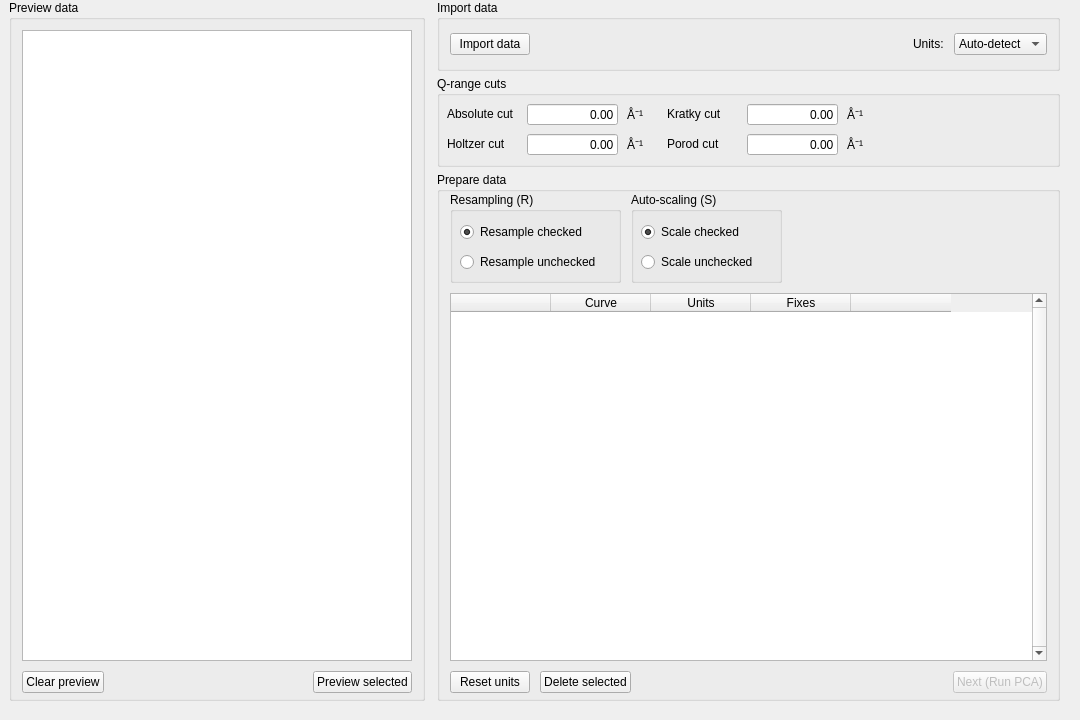
      <widget class="QWidget" name="PrepareDataTab">
       <property name="sizePolicy">
        <sizepolicy hsizetype="MinimumExpanding" vsizetype="MinimumExpanding">
         <horstretch>0</horstretch>
         <verstretch>0</verstretch>
        </sizepolicy>
       </property>
       <property name="minimumSize">
        <size>
         <width>0</width>
         <height>0</height>
        </size>
       </property>
       <attribute name="title">
        <string>Import &amp;&amp; prepare data</string>
       </attribute>
       <widget class="QWidget" name="horizontalLayoutWidget_4">
        <property name="geometry">
         <rect>
          <x>-1</x>
          <y>0</y>
          <width>1071</width>
          <height>711</height>
         </rect>
        </property>
        <layout class="QHBoxLayout" name="PrepareDataTabLayout" stretch="2,3">
         <property name="spacing">
          <number>12</number>
         </property>
         <property name="leftMargin">
          <number>10</number>
         </property>
         <property name="rightMargin">
          <number>10</number>
         </property>
         <property name="bottomMargin">
          <number>10</number>
         </property>
         <item>
          <layout class="QVBoxLayout" name="PhantomPreviewBoxLayout">
           <item>
            <widget class="QGroupBox" name="PreviewDataBox">
             <property name="sizePolicy">
              <sizepolicy hsizetype="MinimumExpanding" vsizetype="MinimumExpanding">
               <horstretch>0</horstretch>
               <verstretch>0</verstretch>
              </sizepolicy>
             </property>
             <property name="minimumSize">
              <size>
               <width>271</width>
               <height>201</height>
              </size>
             </property>
             <property name="title">
              <string>Preview data</string>
             </property>
             <layout class="QVBoxLayout" name="verticalLayout_3">
              <property name="spacing">
               <number>10</number>
              </property>
              <property name="leftMargin">
               <number>10</number>
              </property>
              <property name="topMargin">
               <number>10</number>
              </property>
              <property name="rightMargin">
               <number>10</number>
              </property>
              <property name="bottomMargin">
               <number>5</number>
              </property>
              <item>
               <widget class="QListWidget" name="GraphsViewList">
                <property name="sizePolicy">
                 <sizepolicy hsizetype="MinimumExpanding" vsizetype="MinimumExpanding">
                  <horstretch>0</horstretch>
                  <verstretch>0</verstretch>
                 </sizepolicy>
                </property>
                <property name="minimumSize">
                 <size>
                  <width>200</width>
                  <height>100</height>
                 </size>
                </property>
                <property name="verticalScrollBarPolicy">
                 <enum>Qt::ScrollBarPolicy::ScrollBarAsNeeded</enum>
                </property>
                <property name="horizontalScrollBarPolicy">
                 <enum>Qt::ScrollBarPolicy::ScrollBarAsNeeded</enum>
                </property>
                <property name="editTriggers">
                 <set>QAbstractItemView::EditTrigger::NoEditTriggers</set>
                </property>
                <property name="alternatingRowColors">
                 <bool>true</bool>
                </property>
                <property name="selectionMode">
                 <enum>QAbstractItemView::SelectionMode::NoSelection</enum>
                </property>
               </widget>
              </item>
              <item>
               <layout class="QHBoxLayout" name="ClearPreviewButtonLayout">
                <item>
                 <widget class="QPushButton" name="ClearGraphsViewButton">
                  <property name="text">
                   <string>Clear preview</string>
                  </property>
                 </widget>
                </item>
                <item>
                 <spacer name="ClearPreviewButtonSpacer">
                  <property name="orientation">
                   <enum>Qt::Orientation::Horizontal</enum>
                  </property>
                  <property name="sizeHint" stdset="0">
                   <size>
                    <width>40</width>
                    <height>20</height>
                   </size>
                  </property>
                 </spacer>
                </item>
                <item>
                 <widget class="QPushButton" name="PreviewSelectedCurvesButton">
                  <property name="text">
                   <string>Preview selected</string>
                  </property>
                 </widget>
                </item>
               </layout>
              </item>
             </layout>
            </widget>
           </item>
          </layout>
         </item>
         <item>
          <layout class="QVBoxLayout" name="PrepareDataSectionLayout" stretch="0,0,0">
           <property name="spacing">
            <number>5</number>
           </property>
           <item>
            <widget class="QGroupBox" name="ImportDataBox">
             <property name="sizePolicy">
              <sizepolicy hsizetype="MinimumExpanding" vsizetype="Fixed">
               <horstretch>0</horstretch>
               <verstretch>0</verstretch>
              </sizepolicy>
             </property>
             <property name="minimumSize">
              <size>
               <width>121</width>
               <height>71</height>
              </size>
             </property>
             <property name="maximumSize">
              <size>
               <width>16777215</width>
               <height>16777215</height>
              </size>
             </property>
             <property name="title">
              <string>Import data</string>
             </property>
             <layout class="QHBoxLayout" name="horizontalLayout_3">
              <property name="spacing">
               <number>10</number>
              </property>
              <property name="leftMargin">
               <number>10</number>
              </property>
              <property name="topMargin">
               <number>10</number>
              </property>
              <property name="rightMargin">
               <number>10</number>
              </property>
              <property name="bottomMargin">
               <number>10</number>
              </property>
              <item>
               <widget class="QPushButton" name="ImportDataButton">
                <property name="sizePolicy">
                 <sizepolicy hsizetype="Preferred" vsizetype="Fixed">
                  <horstretch>0</horstretch>
                  <verstretch>0</verstretch>
                 </sizepolicy>
                </property>
                <property name="autoFillBackground">
                 <bool>false</bool>
                </property>
                <property name="text">
                 <string>Import data</string>
                </property>
                <property name="checkable">
                 <bool>false</bool>
                </property>
                <property name="autoDefault">
                 <bool>false</bool>
                </property>
                <property name="default">
                 <bool>false</bool>
                </property>
                <property name="flat">
                 <bool>false</bool>
                </property>
               </widget>
              </item>
              <item>
               <spacer name="ImportDataSpacer">
                <property name="orientation">
                 <enum>Qt::Orientation::Horizontal</enum>
                </property>
                <property name="sizeHint" stdset="0">
                 <size>
                  <width>298</width>
                  <height>20</height>
                 </size>
                </property>
               </spacer>
              </item>
              <item>
               <widget class="QLabel" name="ImportDataUnitsLabel">
                <property name="text">
                 <string>Units:</string>
                </property>
               </widget>
              </item>
              <item>
               <widget class="QComboBox" name="ImportDataUnitsOption">
                <property name="frame">
                 <bool>true</bool>
                </property>
                <item>
                 <property name="text">
                  <string>Auto-detect</string>
                 </property>
                </item>
                <item>
                 <property name="text">
                  <string>1/Å</string>
                 </property>
                </item>
                <item>
                 <property name="text">
                  <string>1/nm</string>
                 </property>
                </item>
               </widget>
              </item>
             </layout>
            </widget>
           </item>
           <item>
            <widget class="QGroupBox" name="QcutsBox">
             <property name="sizePolicy">
              <sizepolicy hsizetype="MinimumExpanding" vsizetype="Fixed">
               <horstretch>0</horstretch>
               <verstretch>0</verstretch>
              </sizepolicy>
             </property>
             <property name="minimumSize">
              <size>
               <width>451</width>
               <height>91</height>
              </size>
             </property>
             <property name="maximumSize">
              <size>
               <width>16777215</width>
               <height>16777215</height>
              </size>
             </property>
             <property name="title">
              <string>Q-range cuts</string>
             </property>
             <widget class="QLabel" name="AbsoluteCutLabel">
              <property name="geometry">
               <rect>
                <x>10</x>
                <y>30</y>
                <width>81</width>
                <height>16</height>
               </rect>
              </property>
              <property name="text">
               <string>Absolute cut</string>
              </property>
             </widget>
             <widget class="QLabel" name="HoltzerCutLabel">
              <property name="geometry">
               <rect>
                <x>10</x>
                <y>60</y>
                <width>81</width>
                <height>16</height>
               </rect>
              </property>
              <property name="text">
               <string>Holtzer cut</string>
              </property>
             </widget>
             <widget class="QLabel" name="PorodCutLabel">
              <property name="geometry">
               <rect>
                <x>230</x>
                <y>60</y>
                <width>81</width>
                <height>16</height>
               </rect>
              </property>
              <property name="text">
               <string>Porod cut</string>
              </property>
             </widget>
             <widget class="QLabel" name="KratkyCutLabel">
              <property name="geometry">
               <rect>
                <x>230</x>
                <y>30</y>
                <width>81</width>
                <height>16</height>
               </rect>
              </property>
              <property name="text">
               <string>Kratky cut</string>
              </property>
             </widget>
             <widget class="QLabel" name="AbsoluteUnitLabel">
              <property name="geometry">
               <rect>
                <x>190</x>
                <y>30</y>
                <width>21</width>
                <height>16</height>
               </rect>
              </property>
              <property name="text">
               <string>Å⁻¹</string>
              </property>
             </widget>
             <widget class="QLabel" name="HoltzerUnitLabel">
              <property name="geometry">
               <rect>
                <x>190</x>
                <y>60</y>
                <width>21</width>
                <height>16</height>
               </rect>
              </property>
              <property name="text">
               <string>Å⁻¹</string>
              </property>
             </widget>
             <widget class="QLabel" name="KratkyUnitLabel">
              <property name="geometry">
               <rect>
                <x>410</x>
                <y>30</y>
                <width>21</width>
                <height>16</height>
               </rect>
              </property>
              <property name="text">
               <string>Å⁻¹</string>
              </property>
             </widget>
             <widget class="QLabel" name="PorodUnitLabel">
              <property name="geometry">
               <rect>
                <x>410</x>
                <y>60</y>
                <width>21</width>
                <height>16</height>
               </rect>
              </property>
              <property name="text">
               <string>Å⁻¹</string>
              </property>
             </widget>
             <widget class="QLineEdit" name="AbsoluteCutInput">
              <property name="geometry">
               <rect>
                <x>90</x>
                <y>28</y>
                <width>91</width>
                <height>21</height>
               </rect>
              </property>
              <property name="focusPolicy">
               <enum>Qt::FocusPolicy::ClickFocus</enum>
              </property>
              <property name="text">
               <string>0.00</string>
              </property>
              <property name="maxLength">
               <number>20</number>
              </property>
              <property name="alignment">
               <set>Qt::AlignmentFlag::AlignRight|Qt::AlignmentFlag::AlignTrailing|Qt::AlignmentFlag::AlignVCenter</set>
              </property>
             </widget>
             <widget class="QLineEdit" name="HoltzerCutInput">
              <property name="geometry">
               <rect>
                <x>90</x>
                <y>58</y>
                <width>91</width>
                <height>21</height>
               </rect>
              </property>
              <property name="focusPolicy">
               <enum>Qt::FocusPolicy::ClickFocus</enum>
              </property>
              <property name="text">
               <string>0.00</string>
              </property>
              <property name="maxLength">
               <number>20</number>
              </property>
              <property name="alignment">
               <set>Qt::AlignmentFlag::AlignRight|Qt::AlignmentFlag::AlignTrailing|Qt::AlignmentFlag::AlignVCenter</set>
              </property>
             </widget>
             <widget class="QLineEdit" name="KratkyCutInput">
              <property name="geometry">
               <rect>
                <x>310</x>
                <y>28</y>
                <width>91</width>
                <height>21</height>
               </rect>
              </property>
              <property name="focusPolicy">
               <enum>Qt::FocusPolicy::ClickFocus</enum>
              </property>
              <property name="text">
               <string>0.00</string>
              </property>
              <property name="maxLength">
               <number>20</number>
              </property>
              <property name="alignment">
               <set>Qt::AlignmentFlag::AlignRight|Qt::AlignmentFlag::AlignTrailing|Qt::AlignmentFlag::AlignVCenter</set>
              </property>
             </widget>
             <widget class="QLineEdit" name="PorodCutInput">
              <property name="geometry">
               <rect>
                <x>310</x>
                <y>58</y>
                <width>91</width>
                <height>21</height>
               </rect>
              </property>
              <property name="focusPolicy">
               <enum>Qt::FocusPolicy::ClickFocus</enum>
              </property>
              <property name="text">
               <string>0.00</string>
              </property>
              <property name="maxLength">
               <number>20</number>
              </property>
              <property name="alignment">
               <set>Qt::AlignmentFlag::AlignRight|Qt::AlignmentFlag::AlignTrailing|Qt::AlignmentFlag::AlignVCenter</set>
              </property>
             </widget>
            </widget>
           </item>
           <item>
            <widget class="QGroupBox" name="PrepareDataBox">
             <property name="sizePolicy">
              <sizepolicy hsizetype="MinimumExpanding" vsizetype="MinimumExpanding">
               <horstretch>0</horstretch>
               <verstretch>0</verstretch>
              </sizepolicy>
             </property>
             <property name="minimumSize">
              <size>
               <width>466</width>
               <height>361</height>
              </size>
             </property>
             <property name="maximumSize">
              <size>
               <width>16777215</width>
               <height>16777215</height>
              </size>
             </property>
             <property name="title">
              <string>Prepare data</string>
             </property>
             <layout class="QVBoxLayout" name="verticalLayout">
              <property name="spacing">
               <number>10</number>
              </property>
              <property name="leftMargin">
               <number>10</number>
              </property>
              <property name="topMargin">
               <number>0</number>
              </property>
              <property name="rightMargin">
               <number>10</number>
              </property>
              <property name="bottomMargin">
               <number>5</number>
              </property>
              <item>
               <layout class="QHBoxLayout" name="PreprocessDataLayout">
                <property name="spacing">
                 <number>10</number>
                </property>
                <item>
                 <widget class="QGroupBox" name="ResamplingDataBox">
                  <property name="enabled">
                   <bool>true</bool>
                  </property>
                  <property name="sizePolicy">
                   <sizepolicy hsizetype="Fixed" vsizetype="Fixed">
                    <horstretch>0</horstretch>
                    <verstretch>0</verstretch>
                   </sizepolicy>
                  </property>
                  <property name="minimumSize">
                   <size>
                    <width>171</width>
                    <height>91</height>
                   </size>
                  </property>
                  <property name="title">
                   <string>Resampling (R)</string>
                  </property>
                  <widget class="QRadioButton" name="ResampleCheckedOption">
                   <property name="geometry">
                    <rect>
                     <x>10</x>
                     <y>30</y>
                     <width>141</width>
                     <height>20</height>
                    </rect>
                   </property>
                   <property name="text">
                    <string>Resample checked</string>
                   </property>
                   <property name="checked">
                    <bool>true</bool>
                   </property>
                  </widget>
                  <widget class="QRadioButton" name="ResampleUncheckedOption">
                   <property name="geometry">
                    <rect>
                     <x>10</x>
                     <y>60</y>
                     <width>151</width>
                     <height>20</height>
                    </rect>
                   </property>
                   <property name="text">
                    <string>Resample unchecked</string>
                   </property>
                  </widget>
                 </widget>
                </item>
                <item>
                 <widget class="QGroupBox" name="ScalingDataBox">
                  <property name="sizePolicy">
                   <sizepolicy hsizetype="Fixed" vsizetype="Fixed">
                    <horstretch>0</horstretch>
                    <verstretch>0</verstretch>
                   </sizepolicy>
                  </property>
                  <property name="minimumSize">
                   <size>
                    <width>151</width>
                    <height>91</height>
                   </size>
                  </property>
                  <property name="title">
                   <string>Auto-scaling (S)</string>
                  </property>
                  <widget class="QRadioButton" name="ScaleCheckedOption">
                   <property name="geometry">
                    <rect>
                     <x>10</x>
                     <y>30</y>
                     <width>121</width>
                     <height>20</height>
                    </rect>
                   </property>
                   <property name="text">
                    <string>Scale checked</string>
                   </property>
                   <property name="checked">
                    <bool>true</bool>
                   </property>
                  </widget>
                  <widget class="QRadioButton" name="ScaleUncheckedOption">
                   <property name="geometry">
                    <rect>
                     <x>10</x>
                     <y>60</y>
                     <width>131</width>
                     <height>20</height>
                    </rect>
                   </property>
                   <property name="text">
                    <string>Scale unchecked</string>
                   </property>
                  </widget>
                 </widget>
                </item>
                <item>
                 <spacer name="PreprocessDataSpacer">
                  <property name="orientation">
                   <enum>Qt::Orientation::Horizontal</enum>
                  </property>
                  <property name="sizeHint" stdset="0">
                   <size>
                    <width>40</width>
                    <height>20</height>
                   </size>
                  </property>
                 </spacer>
                </item>
               </layout>
              </item>
              <item>
               <widget class="QTableWidget" name="CurveList">
                <property name="sizePolicy">
                 <sizepolicy hsizetype="MinimumExpanding" vsizetype="MinimumExpanding">
                  <horstretch>0</horstretch>
                  <verstretch>0</verstretch>
                 </sizepolicy>
                </property>
                <property name="minimumSize">
                 <size>
                  <width>441</width>
                  <height>191</height>
                 </size>
                </property>
                <property name="frameShape">
                 <enum>QFrame::Shape::StyledPanel</enum>
                </property>
                <property name="frameShadow">
                 <enum>QFrame::Shadow::Sunken</enum>
                </property>
                <property name="verticalScrollBarPolicy">
                 <enum>Qt::ScrollBarPolicy::ScrollBarAlwaysOn</enum>
                </property>
                <property name="horizontalScrollBarPolicy">
                 <enum>Qt::ScrollBarPolicy::ScrollBarAlwaysOff</enum>
                </property>
                <property name="sizeAdjustPolicy">
                 <enum>QAbstractScrollArea::SizeAdjustPolicy::AdjustIgnored</enum>
                </property>
                <property name="editTriggers">
                 <set>QAbstractItemView::EditTrigger::NoEditTriggers</set>
                </property>
                <property name="tabKeyNavigation">
                 <bool>false</bool>
                </property>
                <property name="selectionMode">
                 <enum>QAbstractItemView::SelectionMode::NoSelection</enum>
                </property>
                <property name="showGrid">
                 <bool>true</bool>
                </property>
                <property name="gridStyle">
                 <enum>Qt::PenStyle::SolidLine</enum>
                </property>
                <property name="wordWrap">
                 <bool>false</bool>
                </property>
                <property name="cornerButtonEnabled">
                 <bool>false</bool>
                </property>
                <property name="columnCount">
                 <number>5</number>
                </property>
                <property name="supportedDragActions">
                 <set>Qt::DropAction::IgnoreAction</set>
                </property>
                <attribute name="verticalHeaderVisible">
                 <bool>true</bool>
                </attribute>
                <column>
                 <property name="text">
                  <string/>
                 </property>
                </column>
                <column>
                 <property name="text">
                  <string>Curve</string>
                 </property>
                </column>
                <column>
                 <property name="text">
                  <string>Units</string>
                 </property>
                </column>
                <column>
                 <property name="text">
                  <string>Fixes</string>
                 </property>
                </column>
                <column>
                 <property name="text">
                  <string/>
                 </property>
                </column>
               </widget>
              </item>
              <item>
               <layout class="QHBoxLayout" name="PrepareDataButtonsLayout">
                <property name="spacing">
                 <number>10</number>
                </property>
                <property name="topMargin">
                 <number>0</number>
                </property>
                <property name="bottomMargin">
                 <number>0</number>
                </property>
                <item>
                 <widget class="QPushButton" name="ResetUnitsButton">
                  <property name="enabled">
                   <bool>true</bool>
                  </property>
                  <property name="text">
                   <string>Reset units</string>
                  </property>
                 </widget>
                </item>
                <item>
                 <widget class="QPushButton" name="DeleteSelectedCurvesButton">
                  <property name="text">
                   <string>Delete selected</string>
                  </property>
                 </widget>
                </item>
                <item>
                 <spacer name="PrepareDataButtonsSpacer">
                  <property name="orientation">
                   <enum>Qt::Orientation::Horizontal</enum>
                  </property>
                  <property name="sizeHint" stdset="0">
                   <size>
                    <width>0</width>
                    <height>20</height>
                   </size>
                  </property>
                 </spacer>
                </item>
                <item>
                 <widget class="QPushButton" name="SelectCurvesButton">
                  <property name="enabled">
                   <bool>false</bool>
                  </property>
                  <property name="text">
                   <string>Next (Run PCA)</string>
                  </property>
                  <property name="checkable">
                   <bool>false</bool>
                  </property>
                  <property name="checked">
                   <bool>false</bool>
                  </property>
                  <property name="default">
                   <bool>true</bool>
                  </property>
                 </widget>
                </item>
               </layout>
              </item>
             </layout>
            </widget>
           </item>
          </layout>
         </item>
        </layout>
       </widget>
      </widget>
